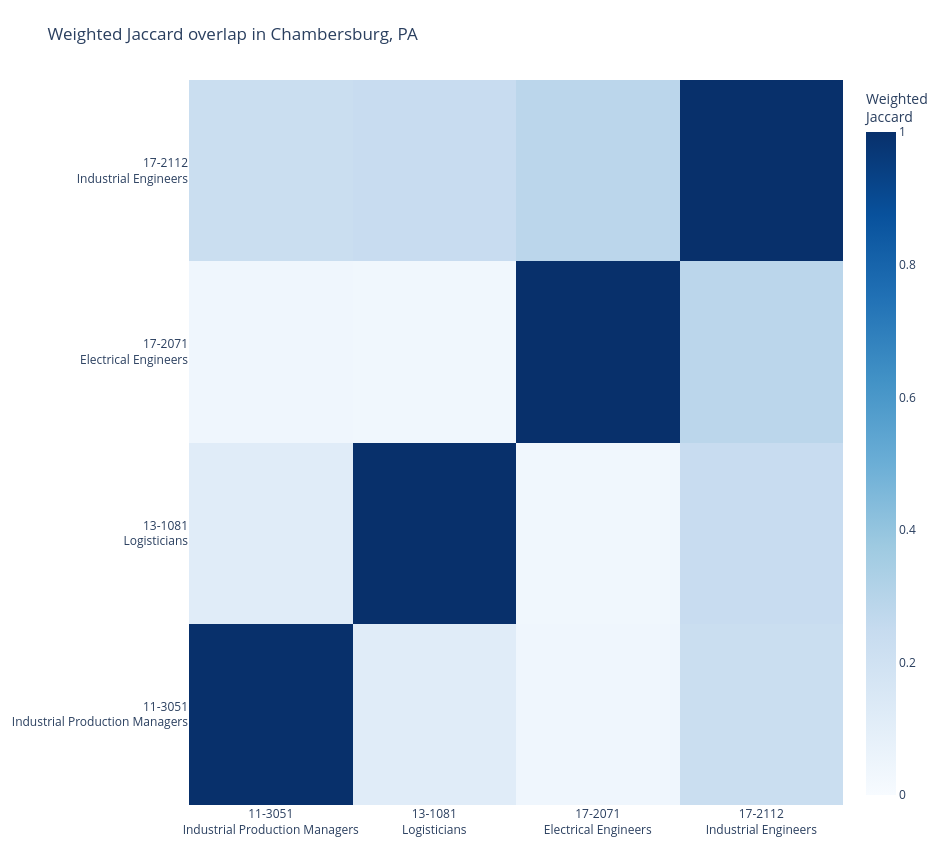

Notebook code cell kept with this figure:
### Code cell
ordered_overlap_matrix_chambersburg = reorder_overlap_matrix(overlap_matrix_chambersburg)

fig_overlap_chambersburg = plot_overlap_heatmap(
    ordered_overlap_matrix_chambersburg,
    occ_lookup=occ_lookup,
    title="Weighted Jaccard overlap in Chambersburg, PA"
)
fig_overlap_chambersburg.show()

### Figure 1 — Plotly figure (JSON) as saved in the notebook; plotly's stock layout.template omitted (floating-point values rounded to 4 significant figures)
{"data": [{"colorbar": {"title": {"text": "Weighted<br>Jaccard"}}, "colorscale": [[0, "rgb(247,251,255)"], [0.125, "rgb(222,235,247)"], [0.25, "rgb(198,219,239)"], [0.375, "rgb(158,202,225)"], [0.5, "rgb(107,174,214)"], [0.625, "rgb(66,146,198)"], [0.75, "rgb(33,113,181)"], [0.875, "rgb(8,81,156)"], [1, "rgb(8,48,107)"]], "hovertemplate": "Destination A: %{y}<br>Destination B: %{x}<br>Weighted Jaccard: %{z:.3f}<extra></extra>", "type": "heatmap", "x": ["11-3051<br>Industrial Production Managers", "13-1081<br>Logisticians", "17-2071<br>Electrical Engineers", "17-2112<br>Industrial Engineers"], "y": ["11-3051<br>Industrial Production Managers", "13-1081<br>Logisticians", "17-2071<br>Electrical Engineers", "17-2112<br>Industrial Engineers"], "z": [[1.0, 0.1148, 0.03897, 0.2266], [0.1148, 1.0, 0.03466, 0.2391], [0.03897, 0.03466, 1.0, 0.2832], [0.2266, 0.2391, 0.2832, 1.0]], "zmax": 1, "zmin": 0}], "layout": {"height": 850, "margin": {"b": 20, "l": 20, "r": 20, "t": 80}, "title": {"text": "Weighted Jaccard overlap in Chambersburg, PA"}, "width": 950, "xaxis": {"side": "bottom"}}}
